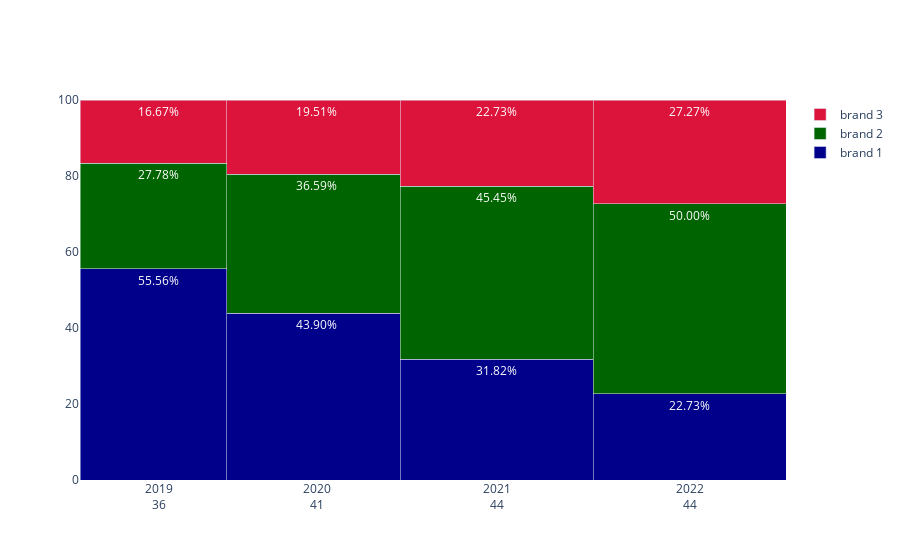

The code cell stored with this chart in its notebook:
### Code cell
year = ['2019', '2020', '2021', '2022']

data = {'brand 1': [20, 18, 14, 10],
       'brand 2': [10, 15, 20, 22],
       'brand 3': [6,   8, 10, 12]
       }

df = pd.DataFrame.from_dict(data)

df = df.T

df.columns = year

for c in df.columns:
    df[c+'_%'] = df[c].apply(lambda x: (x / df.loc[:,c].sum()) * 100)

widths = np.array([sum(df['2019']), sum(df['2020']), sum(df['2021']), sum(df['2022'])])
marker_colors = {'brand 1': 'darkblue', 'brand 2': 'darkgreen', 'brand 3': 'crimson'}

fig1 = go.Figure()

print(df)
print("===============")

for idx in df.index:
    dff = df.filter(items=[idx], axis=0)

    print(dff)
    print("===============")
    print(dff[dff.columns[4:]].values[0])
    fig1.add_trace(go.Bar(
        x=np.cumsum(widths) - widths,
        y=dff[dff.columns[4:]].values[0],
        width=widths,
        marker_color=marker_colors[idx],
        text=['{:.2f}%'.format(x) for x in dff[dff.columns[4:]].values[0]],
        name=idx
        )
    )

fig1.update_xaxes(
    tickvals=np.cumsum(widths)-widths,
    ticktext= ["%s<br>%d" % (l, w) for l, w in zip(year, widths)]
)
fig1.update_xaxes(range=[0, widths])
fig1.update_yaxes(range=[0, 100])
fig1.update_layout(barmode='stack')
fig1.show()

### Figure 1 — Plotly figure (JSON) as saved in the notebook; plotly's stock layout.template omitted (floating-point values rounded to 4 significant figures)
{"data": [{"marker": {"color": "darkblue"}, "name": "brand 1", "text": ["55.56%", "43.90%", "31.82%", "22.73%"], "type": "bar", "width": [36, 41, 44, 44], "x": [0, 36, 77, 121], "y": [55.56, 43.9, 31.82, 22.73]}, {"marker": {"color": "darkgreen"}, "name": "brand 2", "text": ["27.78%", "36.59%", "45.45%", "50.00%"], "type": "bar", "width": [36, 41, 44, 44], "x": [0, 36, 77, 121], "y": [27.78, 36.59, 45.45, 50]}, {"marker": {"color": "crimson"}, "name": "brand 3", "text": ["16.67%", "19.51%", "22.73%", "27.27%"], "type": "bar", "width": [36, 41, 44, 44], "x": [0, 36, 77, 121], "y": [16.67, 19.51, 22.73, 27.27]}], "layout": {"barmode": "stack", "xaxis": {"range": [0, [36, 41, 44, 44]], "ticktext": ["2019<br>36", "2020<br>41", "2021<br>44", "2022<br>44"], "tickvals": [0, 36, 77, 121]}, "yaxis": {"range": [0, 100]}}}
